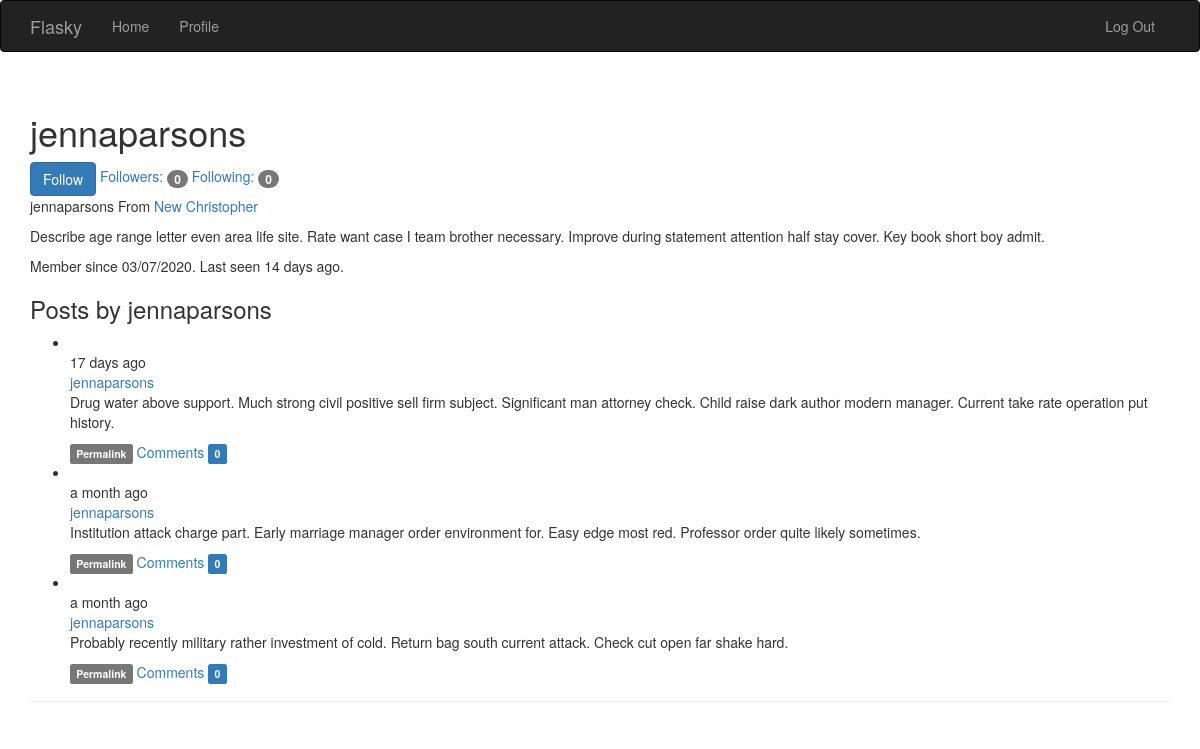
Screenshot of /user/jennaparsons (signed in) with the database file from the repository.
### app/models.py (models this page shows, shortened)
class User(UserMixin, db.Model):
    __tablename__ = 'users'
    id = db.Column(db.Integer, primary_key=True)
    email = db.Column(db.String(64), unique=True, index=True)
    password_hash = db.Column(db.String(128))
    username = db.Column(db.String(64), unique=True, index=True)
    role_id = db.Column(db.Integer, db.ForeignKey('roles.id'))
    confirmed = db.Column(db.Boolean, default=False)
    name = db.Column(db.String(64))
    location = db.Column(db.String(64))
    about_me = db.Column(db.Text())
    member_since = db.Column(db.DateTime(), default=datetime.utcnow)
    last_seen = db.Column(db.DateTime(), default=datetime.utcnow)
    posts = db.relationship('Post', backref='author', lazy='dynamic')
    followed = db.relationship('Follow', foreign_keys=[Follow.follower_id],
                               backref=db.backref('follower', lazy='joined'),
                               lazy='dynamic', cascade='all, delete-orphan')
    followers = db.relationship('Follow', foreign_keys=[Follow.followed_id],
                                backref=db.backref('followed', lazy='joined'),
                                lazy='dynamic', cascade='all, delete-orphan')
    comments = db.relationship('Comment', backref='author', lazy='dynamic')
    @property
    def password(self):
        raise AttributeError('Password is not a readable attribute!')
    def can(self, perm):
        return self.role is not None and self.role.has_permission(perm)
    def is_administrator(self):
        return self.can(Permission.ADMIN)
    def ping(self):
        self.last_seen = datetime.utcnow()
        db.session.add(self)
        db.session.commit()
    def is_following(self, user):
        if user.id is None:
            return False
        return self.followed.filter_by(followed_id=user.id).first() is not None

class Post(db.Model):
    __tablename__ = 'post'
    id = db.Column(db.Integer, primary_key=True)
    body = db.Column(db.Text)
    body_html = db.Column(db.Text)
    timestamp = db.Column(db.DateTime, index=True, default=datetime.utcnow)
    author_id = db.Column(db.Integer, db.ForeignKey('users.id'))
    comments = db.relationship('Comment', backref='post', lazy='dynamic')

### app/main/views.py (the view)
@main.route('/user/<username>')
def user(username):
    user = User.query.filter_by(username=username).first_or_404()
    posts = user.posts.order_by(Post.timestamp.desc()).all()
    return render_template('user.html', user=user, posts=posts)

### app/auth/views.py (called while the page is built)
@auth.before_app_request
def before_request():
    if current_user.is_authenticated:
        current_user.ping()
        if not current_user.confirmed \
                and request.blueprint != 'auth' \
                and request.endpoint != 'static':
            return redirect(url_for('auth.unconfirmed'))

### app/main/__init__.py (called while the page is built)
@main.app_context_processor
def inject_permission():
    return dict(Permission=Permission)

### app/models.py (called while the page is built)
@login_manager.user_loader
def load_user(user_id):
    return User.query.get(int(user_id))

    def has_permission(self, perm):
        return self.permission & perm == perm

### app/templates/user.html (shortened to what this page needs)
{% extends 'base.html' %}
{% block page_content %}
<div class="page-header">
    <h1>{{ user.username }}</h1>
    {% if current_user.can(Permission.FOLLOW) and user != current_user %}
        {% if not current_user.is_following(user) %}
        <a href="{{ url_for('.follow', username=user.username) }}" class="btn btn-primary">Follow</a>
        {% else %}
        <a href="{{ url_for('.unfollow', username=user.username) }}" class="btn btn-default">Unfollow</a>
        {% endif %}
    {% endif %}
    <a href="{{ url_for('.followers', username=user.username) }}">Followers:
        <span class="badge">{{ user.followers.count() - 1}}</span>
    </a>
    <a href="{{ url_for('.followed_by', username=user.username) }}">Following:
        <span class="badge">{{ user.followed.count() - 1}}</span>
    </a>
    <p>
        {% if user.name %}{{ user.username }}{% endif %}
        {% if user.location %}
            From <a href="http://maps.google.com/?q={{ user.location }}">
                {{ user.location }}
            </a>
        {% endif %}
    </p>
    {% if user.about_me %}<p>{{ user.about_me }}</p>{% endif %}
    <p>
        Member since {{ moment(user.member_since).format('L') }}.
        Last seen {{ moment(user.last_seen).fromNow() }}.
    </p>
    <h3>Posts by {{ user.username }}</h3>
    {% include '_posts.html' %}
</div>
{% endblock %}

### app/templates/_posts.html (shortened to what this page needs)
<ul class="posts">
    {% for post in posts %}
    <li class="post">
        <div class="profile-thumbnail">
        </div>
        <div class="post-date">{{ moment(post.timestamp).fromNow() }}</div>
        <div class="post-author">
            <a href="{{ url_for('.user', username=post.author.username) }}">
                {{ post.author.username }}
            </a>
        </div>
        <div class="post-content">
            <div class="post-body">
            {% if post.body_html %}
                {{ post.body_html | safe }}
            {% else %}
                {{ post.body }}
            {% endif %}
            </div>
            <div class="post-footer">
                <a href="{{ url_for('.post', id=post.id) }}"><span class="label label-default">Permalink</span></a>
                <a href="{{ url_for('.post', id=post.id) }}#comments">Comments
                    <span class="label label-primary">{{ post.comments.count() }}</span>
                </a>
            </div>
        </div>
    </li>
    {% endfor %}
</ul>

### rows the page displays
User: username "jennaparsons", location "New Christopher", about_me "Describe age range letter even area life site. Rate want case I team brother necessary. Improve during statement attention half stay cover. Key book short boy admit.", member_since "03/07/2020", last_seen "14 days ago"
Post: timestamp "17 days ago", author.username "jennaparsons", body_html "Drug water above support. Much strong civil positive sell firm subject. Significant man attorney check. Child raise dark author modern manager. Current take rate operation put history.", comments.count "0"
Post: timestamp "a month ago", author.username "jennaparsons", body_html "Institution attack charge part. Early marriage manager order environment for. Easy edge most red. Professor order quite likely sometimes.", comments.count "0"
Post: timestamp "a month ago", author.username "jennaparsons", body_html "Probably recently military rather investment of cold. Return bag south current attack. Check cut open far shake hard.", comments.count "0"

### other values shown
{{ user.followers.count() - 1 }} "0"
{{ user.followed.count() - 1 }} "0"
